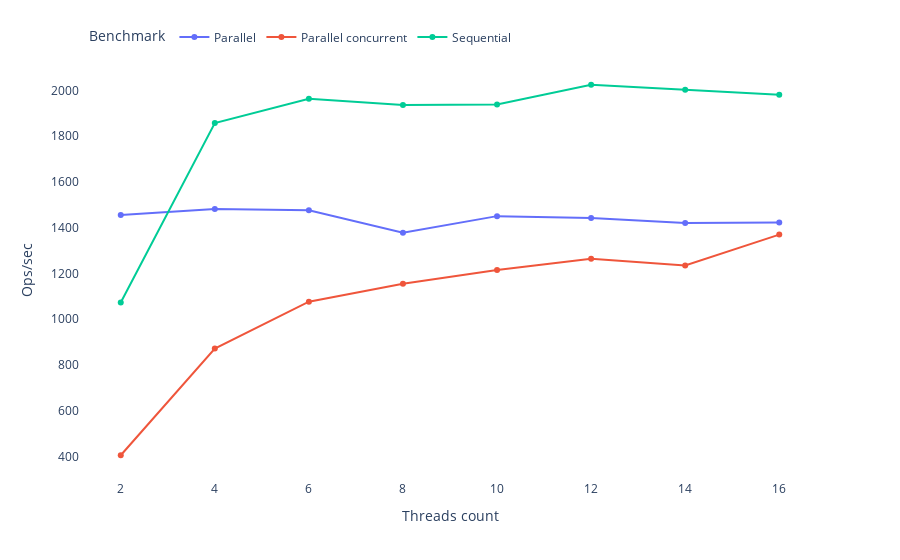

Source (notebook cell):
### Markdown cell above
# 100000 items

### Code cell
items = 100000
chart = create_chart(scores.loc[scores['size']==items])
write_chart(chart,profile,f'{benchmark}-{items}')
chart

### Figure 1 — Plotly figure (JSON) as saved in the notebook; plotly's stock layout.template omitted (floating-point values rounded to 4 significant figures)
{"data": [{"hovertemplate": "Benchmark=Parallel<br>Threads count=%{x}<br>Ops/sec=%{y}<extra></extra>", "legendgroup": "Parallel", "line": {"color": "#636efa", "dash": "solid"}, "marker": {"symbol": "circle"}, "mode": "lines+markers", "name": "Parallel", "orientation": "v", "showlegend": true, "type": "scatter", "x": [2, 4, 6, 8, 10, 12, 14, 16], "xaxis": "x", "y": [1455.0, 1481.0, 1476.0, 1378.0, 1451.0, 1442.0, 1421.0, 1423.0], "yaxis": "y"}, {"hovertemplate": "Benchmark=Parallel concurrent<br>Threads count=%{x}<br>Ops/sec=%{y}<extra></extra>", "legendgroup": "Parallel concurrent", "line": {"color": "#EF553B", "dash": "solid"}, "marker": {"symbol": "circle"}, "mode": "lines+markers", "name": "Parallel concurrent", "orientation": "v", "showlegend": true, "type": "scatter", "x": [2, 4, 6, 8, 10, 12, 14, 16], "xaxis": "x", "y": [405.3, 871.5, 1076.0, 1155.0, 1215.0, 1265.0, 1235.0, 1370.0], "yaxis": "y"}, {"hovertemplate": "Benchmark=Sequential<br>Threads count=%{x}<br>Ops/sec=%{y}<extra></extra>", "legendgroup": "Sequential", "line": {"color": "#00cc96", "dash": "solid"}, "marker": {"symbol": "circle"}, "mode": "lines+markers", "name": "Sequential", "orientation": "v", "showlegend": true, "type": "scatter", "x": [2, 4, 6, 8, 10, 12, 14, 16], "xaxis": "x", "y": [1073.0, 1857.0, 1963.0, 1937.0, 1939.0, 2025.0, 2003.0, 1981.0], "yaxis": "y"}], "layout": {"autosize": true, "legend": {"orientation": "h", "title": {"text": "Benchmark"}, "tracegroupgap": 0, "x": 0.01, "xanchor": "left", "y": 1.02, "yanchor": "bottom"}, "margin": {"t": 60}, "plot_bgcolor": "rgba(0, 0, 0, 0)", "xaxis": {"anchor": "y", "autorange": true, "domain": [0, 1], "dtick": 2, "range": [1.156, 16.84], "tick0": 2, "title": {"text": "Threads count"}, "type": "linear"}, "yaxis": {"anchor": "x", "autorange": true, "domain": [0, 1], "range": [279.9, 2150.0], "title": {"text": "Ops/sec"}, "type": "linear"}}}
